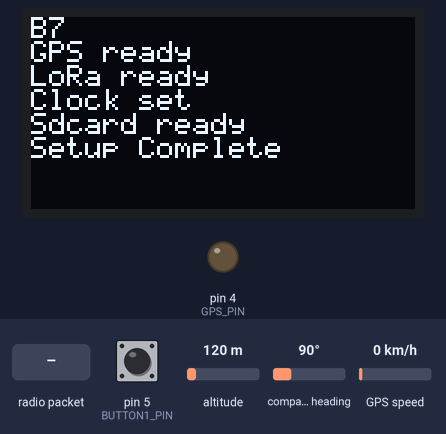
Recording of a sketch running on a simulated Arduino Uno, built with avr-gcc and run on an emulated ATmega328P. Shown: 128×64 one-colour display, output pins drawn as LEDs (lit = HIGH). The inputs (shaded band) are chosen by the test bench; at power-on: pin 5 (BUTTON1_PIN) LOW, altitude 120 m, compass heading 90°, GPS speed 0 km/h. The local clock reads 2024-03-15 10:24:30 at power-on unless the sketch sets it; storage starts empty; random numbers use the default seed unless the sketch sets one; the GPS gets a fix after 3 s at 37.7749, -122.4194 with 8 satellites; no radio packets arrive unless stated.

Above: at 3.7 s.
6.9 s: pin 5 (BUTTON1_PIN) pulled HIGH for 0.15 s
At 8.2 s:
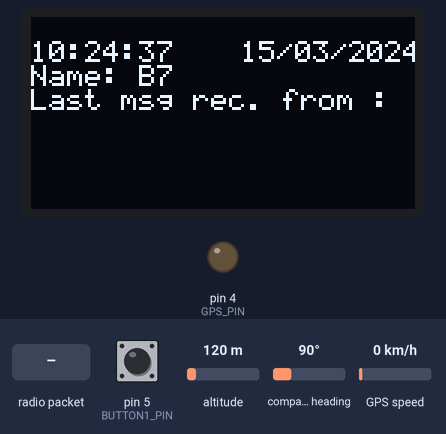
8.9 s: radio packet "1" arrives
At 10.3 s:
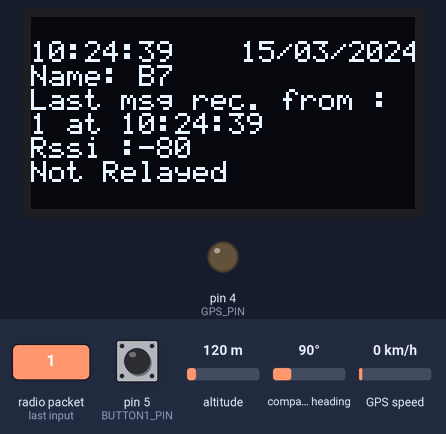
10.6 s: pin 5 (BUTTON1_PIN) pulled HIGH for 1 s
At 11.7 s:
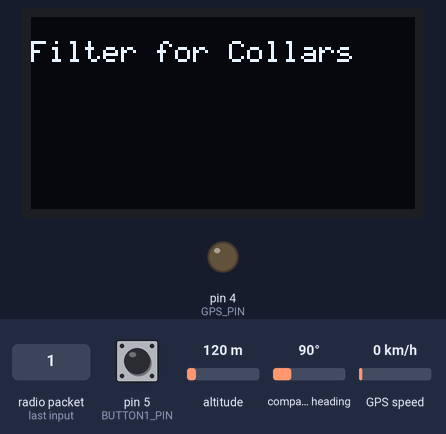
13.1 s: pin 5 (BUTTON1_PIN) pulled HIGH for 0.15 s
At 14.3 s:
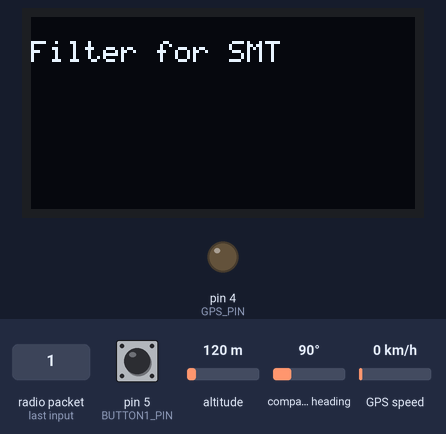
14.7 s: pin 5 (BUTTON1_PIN) pulled HIGH for 3.2 s
At 15.6 s:
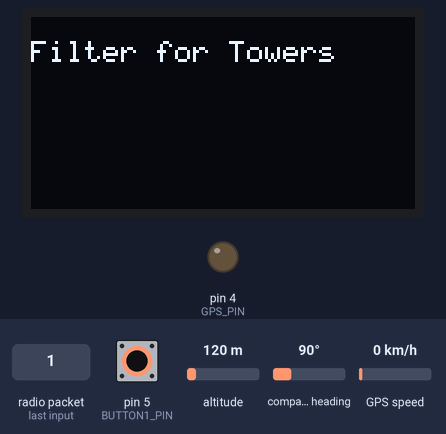
19.4 s: pin 5 (BUTTON1_PIN) pulled HIGH for 0.15 s
At 21.1 s:
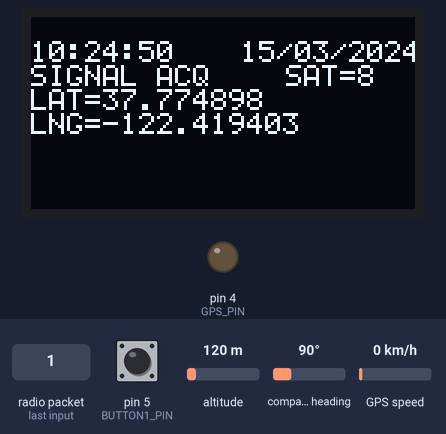
Timing chart, 0 to 22.6 s (numbered marks = the images above; inputs shaded):
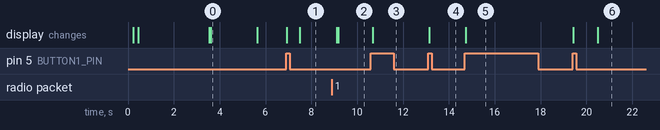

The sketch:

LTv7-Peru2021.ino
```cpp
/* Program for
 * Required hardware : LT1
 * Please set pins as per your connections if using combination of modules. IE RTC, SD RW, RFM95, OLED display
 */


//#include <AltSoftSerial.h>    // Allows two Serial connections

#include <TinyGPS.h>
#include <SoftwareSerial.h>
#include <SPI.h>
#include <LoRa.h>
#include "SdFat.h"
#include "SSD1306Ascii.h"
#include "SSD1306AsciiAvrI2c.h"
#include "RTClib.h"


SSD1306AsciiAvrI2c oled;

#define I2C_ADDRESS 0x3C // ----------------------- oled I2C address
#define RST_PIN -1 //------------------------------ oled reset pin
#define SD_CS 10 // -------------------------------- sd card module chip select
#define LORA_RST A1 // -----------------------------
#define LORA_NSS A0 // ----------------------------
#define LORA_INTR 2 // ----------------------------
#define BUTTON1_PIN 5    //----------------------- Push Button Pin
#define BUTTON2_PIN 6    //----------------------- Push Button Pin
#define GPS_PIN 4   // ---------------------------GPS Power Pin
#define GPS_RX 9 //
#define GPS_TX 8 //
char myName[] = "B7"; //---------------device name---------------------------------------------------------------
SdFat SD;


int button1_PushCounter = 0;
int button1_State = 0;         // current state of the button
int lastButton1_State = 0;     // previous state of the button

unsigned long oledRefreshTime = 10000; // --------- time between oled refresh
unsigned long lastRefresh;
String senderName;
String payload1;
char fileName[20];
int rssi;
boolean newMsg = false;
boolean newCollarMsg = false;
boolean newSMTMsg = false;
boolean newTowerMsg = false;
boolean relayed = false;
int invert = 0;

TinyGPS gps;
SoftwareSerial gpsSerial(GPS_RX, GPS_TX);
RTC_DS3231 rtc;

void setup() {

  //Serial.begin(9600);
  setupOled();

  oled.clear();
  oled.println(myName);

  //Serial.println(myName);

  pinMode(BUTTON1_PIN, INPUT);
  pinMode(BUTTON2_PIN, INPUT);

  gpsOn();

  oled.println("GPS ready");

  setupLoRa();

  //Serial.println("LoRa ready");
  oled.println("LoRa ready");

  setupRTC();

  delay(200);
  oled.println("Clock set");

  setupSDcard();
  delay(50);
  updateFileName();

  delay(50);
  //Serial.println("SD card ready");
  oled.println("Sdcard ready");
  delay(50);
  oled.println("Setup Complete");
  //Serial.println("Ready");

  delay(2000);

  oled.clear();

}
//------------------------GPS SETUP--------------------------------------------------------
void gpsOn(){
  pinMode(GPS_PIN, OUTPUT);
  digitalWrite(GPS_PIN,LOW);
  gpsSerial.begin(9600);
}
void gpsOff(){
  pinMode(GPS_PIN, OUTPUT);
  digitalWrite(GPS_PIN,HIGH);
}
//------------------------OLED SETUP----------------------------------------------------------------
void setupOled(){
  oled.begin(&Adafruit128x64, I2C_ADDRESS);
  oled.setFont(System5x7);
  oled.setScrollMode(SCROLL_MODE_AUTO);
  //oled.setScrollMode(SCROLL_MODE_APP);//SCROLL_MODE_APP SCROLL_MODE_AUTO
  //oled.displayRemap(true);
}
//------------------------SD CARD SETUP ------------------------------------------------------------
void setupSDcard(){
  // see if the card is present and can be initialized:
  if (!SD.begin(SD_CS)) {
    //Serial.println("Sdcard failed");
    oled.println("Sdcard failed");
    // don't do anything more:
    while (1);
  }
  //Serial.println("Sdcard");
}
// -----------------------RTC SETUP ----------------------------------------------------------------
void setupRTC(){
   if (! rtc.begin()) {
    ////Serial.println("Couldn't find RTC");
    oled.println("RTC Fail");
    while (1);
  }
}
//-----------------------LORA SETUP ---------------------------------------------------------------
void setupLoRa(){
  LoRa.setPins(LORA_NSS, LORA_RST, LORA_INTR); //----------------------- set LoRa (NSS, RST) pins

  if (!LoRa.begin(915E6)) {
    //Serial.println("LoRa failed!");
    oled.println("LoRa failed");
    while (1);
  }


  // 7.8E3, 10.4E3, 15.6E3, 20.8E3, 31.25E3, 41.7E3, 62.5E3, 125E3, and 250E3
  LoRa.sleep();
  LoRa.setSignalBandwidth(31.25E3);
  LoRa.enableCrc();
  //LoRa.setSpreadingFactor(12);
  //LoRa.setSyncWord(0xF3);
  delay(50);
  LoRa.idle();
  LoRa.beginPacket();   LoRa.setTxPower(20);
  LoRa.print(myName);
  LoRa.print(",");
  LoRa.print("ON");
  LoRa.endPacket();
  delay(30);

}
// --------------------------------------- FILE NAMING ----------------------------------------
void updateFileName(){
  delay(1000);
  DateTime now = rtc.now();
  delay(1000);
  sprintf(fileName, "LA%02d%02d%02d.txt", now.month(), now.day(), now.hour());
  delay(1000);

}
// --------------------------------------- PRINT TIME ON OLED -------------------------------------------
void printTime(){

        DateTime now = rtc.now();

        if (now.hour() < 10){
          oled.print("0");
        }
        oled.print(now.hour(), DEC);
        oled.print(":");

        if (now.minute() < 10){
          oled.print("0");
        }
        oled.print(now.minute(), DEC);
        oled.print(":");
         if (now.second() < 10){
          oled.print("0");
        }
        oled.print(now.second(), DEC);
}
// ---------------------------------------- PRINT DATE ON OLED ----------------------------------------------
void printDate(){
  DateTime now = rtc.now();
    if (now.day() < 10){
    oled.print("0");
    }
    oled.print(now.day(), DEC);
    oled.print("/");
    if (now.month() < 10){
      oled.print("0");
    }
    oled.print(now.month(), DEC);
    oled.print("/");
    oled.print(now.year(), DEC);
}
//----------------------------------------- SEND LATITUDE AND LOGITUDE OVER LORA -----------------------------

void sendLatLong(){

    bool validLocation = false;
    unsigned long chars;
    unsigned short sentences, failed;

  // For one second we parse GPS data and report some key values -------- during this process we check for valid location
  for (unsigned long start = millis(); millis() - start < 1000;)
  {
    while (gpsSerial.available())
    {
      char c = gpsSerial.read();
      // Serial.write(c); // uncomment this line if you want to see the GPS data flowing
      if (gps.encode(c)) // Did a new valid sentence come in?
        validLocation = true;
    }
  }

  // ------------ If so serial data is coming in. Pop error of no GPS-----------------------------
  gps.stats(&chars, &sentences, &failed);
  if (chars == 0)
    oled.println("No GPS connected**");


  // -------------------------------- Else If location is Valid
  else if (validLocation)
  {
    float flat, flon;
    unsigned long age;
    gps.f_get_position(&flat, &flon, &age);
    if(button1_PushCounter == 5){
        oled.setCursor(0, 1);
        printTime();
        oled.setCursor(70,1);
        printDate();
        oled.println("                     ");
        oled.println("                     ");
        oled.println("                     ");
        oled.println("                     ");
        oled.setCursor(0,2);
        oled.println("SIGNAL ACQ");
        oled.setCursor(85,2);
        oled.print("SAT=");
        oled.println(gps.satellites());
        oled.print("LAT=");
        oled.println(flat, 6);
        oled.print("LNG=");
        oled.println( flon, 6);
    }
    LoRa.idle();
    delay(50);
    LoRa.beginPacket();   LoRa.setTxPower(20);
    LoRa.print(myName);
    LoRa.print(",");
    LoRa.print(flat, 6);
    delay(30);
    LoRa.print(":");
    LoRa.print(flon, 6);
    LoRa.endPacket();
    delay(30);
    LoRa.sleep();
  }

  //---- else the gps hasn't acquired location ---------
  else{
    LoRa.idle();
    delay(50);
    LoRa.beginPacket();   LoRa.setTxPower(20);
    LoRa.print(myName);
    LoRa.print(",");
    LoRa.print("ACQLOC");
    LoRa.endPacket();
    delay(30);

    if(button1_PushCounter == 5){
        oled.setCursor(0, 1);
        printTime();
        oled.setCursor(70,1);
        printDate();
        oled.setCursor(0,1);
        oled.println("Acquiring Signal");
    }
  }

}

// ------------------------------- SAVE TO SD CARD ------------------------------------------------------
void saveToSd(String incommingData){
  File dataFile = SD.open(fileName,FILE_WRITE ); //O_CREAT | O_WRITE
  DateTime now = rtc.now();
  if (dataFile) {

        dataFile.print(incommingData);
        dataFile.print(",");
        if (now.hour() < 10){
          dataFile.print("0");
        }
        dataFile.print(now.hour(), DEC);
        dataFile.print(":");

        if (now.minute() < 10){
          dataFile.print("0");
        }
        dataFile.print(now.minute(), DEC);
        dataFile.print(":");
         if (now.second() < 10){
          dataFile.print("0");
        }
        dataFile.print(now.second(), DEC);
        dataFile.print(",");
        if (now.day() < 10){
          dataFile.print("0");
        }
        dataFile.print(now.day(), DEC);
         dataFile.print("/");

        if (now.month() < 10){
          dataFile.print("0");
        }
        dataFile.print(now.month(), DEC);
        dataFile.print("/");
        dataFile.print(now.year(), DEC);

        ////Serial.println("File Saved");

    }
    // if the file isn't open, pop up an error:
    else {
      ////Serial.println("error writing file");
      oled.clear();
      oled.println("SD card error");
      delay(1000);
    }
    dataFile.println();
    dataFile.close();
}
/*
void parseLoRaMsg(String message)
{
  int ind1 = message.indexOf(',');  //finds location of first ,
  senderName = message.substring(0, ind1);   //captures first data String

  delay(50);
  //int ind2 = message.indexOf(',', ind1+1 );
  payload1 = message.substring(ind1+1);

  if (senderName.indexOf('C') == 0 ){
    //Serial.println("This is a collar");
    newCollarMsg = true;
  }
  else if (senderName.indexOf('S') == 0){
    //Serial.println("This is a Simple Mammal Trap");
    newSMTMsg = true;
  }
  else if (senderName.indexOf('B') == 0){
    ////Serial.println("This is a Basestation");
    newTowerMsg = true;
  }
}
*/
//----------------- LISTENING TO LORA RADIO FREQUENCY -------------------------------------------------------------------
void listenForMsg(){
  String incomingMessage = "";
  char data;
  int packetSize = LoRa.parsePacket();
  if (packetSize) {
    // received a packet
    newMsg = true; // ----------------- set new msg true
    ////Serial.println(LoRa.packetRssi());
    rssi = (LoRa.packetRssi());
    while (LoRa.available()) {

          data = (char)LoRa.read();
          incomingMessage +=data;
          //Serial.print(data);
          //dataFile.print(data);

        }
    //Serial.print(" with RSSI ");
    //Serial.println(rssi);
     saveToSd(incomingMessage);   //--------------------------------------------SAVING TO SD CARD-------------------------------------
     delay(50);

     //------------------------------------PARSING MSG FOR OLED----------------------------------------
     int ind1 = incomingMessage.indexOf(',');  //finds location of first ,
     senderName = incomingMessage.substring(0, ind1);   //captures first data String

    delay(50);
    //int ind2 = incomingMessage.indexOf(',', ind1+1 );
    payload1 = incomingMessage.substring(ind1+1);

    if (senderName.indexOf('C') == 0 ){
      //Serial.println("This is a collar");
      newCollarMsg = true;
    }
    else if (senderName.indexOf('S') == 0){
      //Serial.println("This is a Simple Mammal Trap");
      newSMTMsg = true;
    }
    else if (senderName.indexOf('B') == 0){
      ////Serial.println("This is a Basestation");
      newTowerMsg = true;
    }

     delay(50);
    if(senderName>myName){ //-------------------------------CHECKING HEIRARCHY AND RELAYING----------------------------------------
      delay(random(0, 500));
      LoRa.idle();
      LoRa.beginPacket();
      LoRa.setTxPower(20);
      LoRa.print(myName);
      LoRa.print(incomingMessage);
      LoRa.endPacket();
      delay(30);
    // --------------------------------------RELAY--------------------------------------------------
      relayed = true;
    }
    else {relayed = false;} // --------------------------ELSE DO NOT RELAY--------------------------------------------
  }
}
// ------------------------------ UPDATE OLED -------------------------------------------
void oledBasicInfo(){
      //Serial.println("Oled refresh");
      oled.setCursor(0, 1);
      printTime();
      oled.setCursor(70,1);
      printDate();
      oled.setCursor(0,2);
      oled.print("Name: "); oled.print(myName);
      oled.setCursor(0,3);
      oled.println("Last msg rec. from : ");

      if(newMsg){
        oled.println("                     ");
        oled.println("                     ");
        oled.println("                     ");
        oled.println("                     ");
        oled.setCursor(0,4);
        oled.print(senderName);
        oled.print(" at ");
        printTime();
        oled.println();
        oled.print("Rssi :");
        oled.println(rssi);
        if(relayed){oled.println("Relayed");}
        else{oled.println("Not Relayed");}

        oled.set2X();
        if(invert){
            oled.print(".");
            invert = 0;
        }
        else{
          oled.print("  ");
          invert = 1;
        }
        oled.set1X();
      }

      lastRefresh = millis();
      delay(10);
}
void loop() {
  int button1_State = digitalRead(BUTTON1_PIN);
  // compare the buttonState to its previous state
  if (button1_State != lastButton1_State) {
       if (button1_State == HIGH) {
            button1_PushCounter++;
            oled.clear();
            if(button1_PushCounter == 1){
              oled.setScrollMode(SCROLL_MODE_OFF);
              oled.println();
              oled.println("Basic Info");
              delay(500);
              oled.clear();
              oledBasicInfo();
            }
            else if(button1_PushCounter == 2){
              oled.setScrollMode(SCROLL_MODE_AUTO);
              oled.println();
              oled.println("Filter for Collars");
            }
            else if(button1_PushCounter == 3){
              oled.setScrollMode(SCROLL_MODE_AUTO);
              oled.println();
              oled.println("Filter for SMT");
            }
            else if(button1_PushCounter == 4){
              oled.setScrollMode(SCROLL_MODE_AUTO);
              oled.println();
              oled.println("Filter for Towers");
            }
            else if(button1_PushCounter == 5){
              oled.setScrollMode(SCROLL_MODE_OFF);
              oled.println();
              oled.println("GPS Mode");
            }
        }
      else {delay(50);} //delay to stop bouncing

    //If counter is more that 4 reset to 1
  if(button1_PushCounter > 5){ button1_PushCounter = 1;}
      // save the current state as the last state, for next time through the loop
      lastButton1_State = button1_State;
  }

  listenForMsg();
  switch (button1_PushCounter){
    case 1:
            if (( (millis() - lastRefresh) > oledRefreshTime)){
              oledBasicInfo();
              delay(50);
              LoRa.idle();
              LoRa.beginPacket();
              LoRa.setTxPower(20);
              LoRa.print(myName);
              LoRa.print(",");
              LoRa.print("LIVE");
              LoRa.endPacket();
              delay(30);
              lastRefresh = millis();
            }
            else if(newMsg)
            {
              oledBasicInfo();
              lastRefresh = millis();
            }
            delay(50);
            break;

     case 2:  if(newCollarMsg)
              {
                parseToOled();
              }
              break;

      case 3:
              if(newSMTMsg)
              {
                parseToOled();
              }
              break;

      case 4:
              if(newTowerMsg)
              {
                parseToOled();
              }
              break;
      case 5:
              gpsOn();
              if (( (millis() - lastRefresh) > oledRefreshTime)){
              sendLatLong();
              lastRefresh = millis();
            }
            break;
    }
    newMsg = false;
    newCollarMsg = false;
    newSMTMsg = false;
    newTowerMsg = false;
}
void parseToOled(){
    oled.print(senderName);oled.print(" @ rssi ");oled.print(rssi);oled.println(":");
    oled.println(payload1);
    oled.println();
}
```

Measured:
- after the input at 6.9 s, the display: first changes at once (image 1 shows a later state)
- after the input at 8.9 s, the display: first changes after 0.22 s (image 2 shows a later state)
- after the input at 10.6 s, the display: changes after 0.08 s (image 3)
- after the input at 13.1 s, the display: changes at once (image 4)
- after the input at 14.7 s, the display: changes at once (image 5)
- after the input at 19.4 s, the display: first changes at once (image 6 shows a later state)
- what the display in image 0 shows lasts 2.0 s, from 3.6 s to 5.6 s
